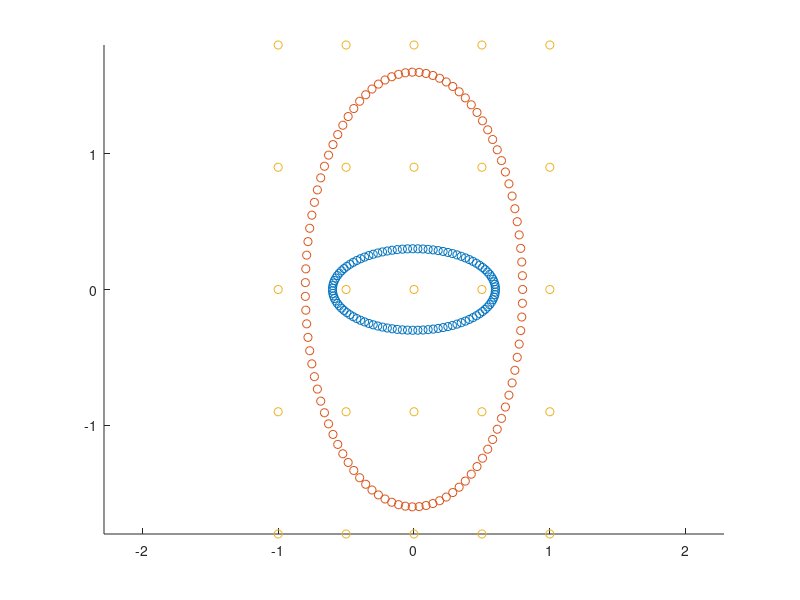

Write the MATLAB code that produced this figure. (Note: this script raises an error after producing the figure.)

clc; clear; close all
load XX.mat

t = linspace(0,2*pi,100);
t2 = linspace(0,1,100);
c1x = cos(t(1:end-1)); c1y = sin(t(1:end-1));

pointsC2 =[-0.5716    0.1771;-0.3528   -0.0458;0.1214   -0.1742;0.1795   -0.2175;0.3009   -0.5162;0.6160   -0.3615;0.2928   -0.0554;0.2527    0.0020;0.0996    0.5063;-0.2879    0.5342;-0.5716    0.1771];
%X = .25*[3*cos(t(1:end-1))+cos(3*t(1:end-1)); 3*sin(t(1:end-1))-sin(3*t(1:end-1))]';
X = [.6*c1x;.3*c1y]';
Y  = [.8*c1x;1.6*c1y]'; 
figure; hold on; axis equal
scatter(X(:,1),X(:,2))
scatter(Y(:,1),Y(:,2))


%%
mx = max([X;Y]);
mn = min([X;Y]);
dx = linspace(mx(1)+.2,mn(1)-.2,5)
dy = linspace(mx(2)+.2,mn(2)-.2,5)
[XX, YY] = meshgrid(dx,dy);
ctrl_pts =[XX(:) YY(:)];
scatter(XX(:),YY(:))


[param, model] = cpd(config,X,Y,ctrl_pts)
% DisplayPoints(model,Y,2);


